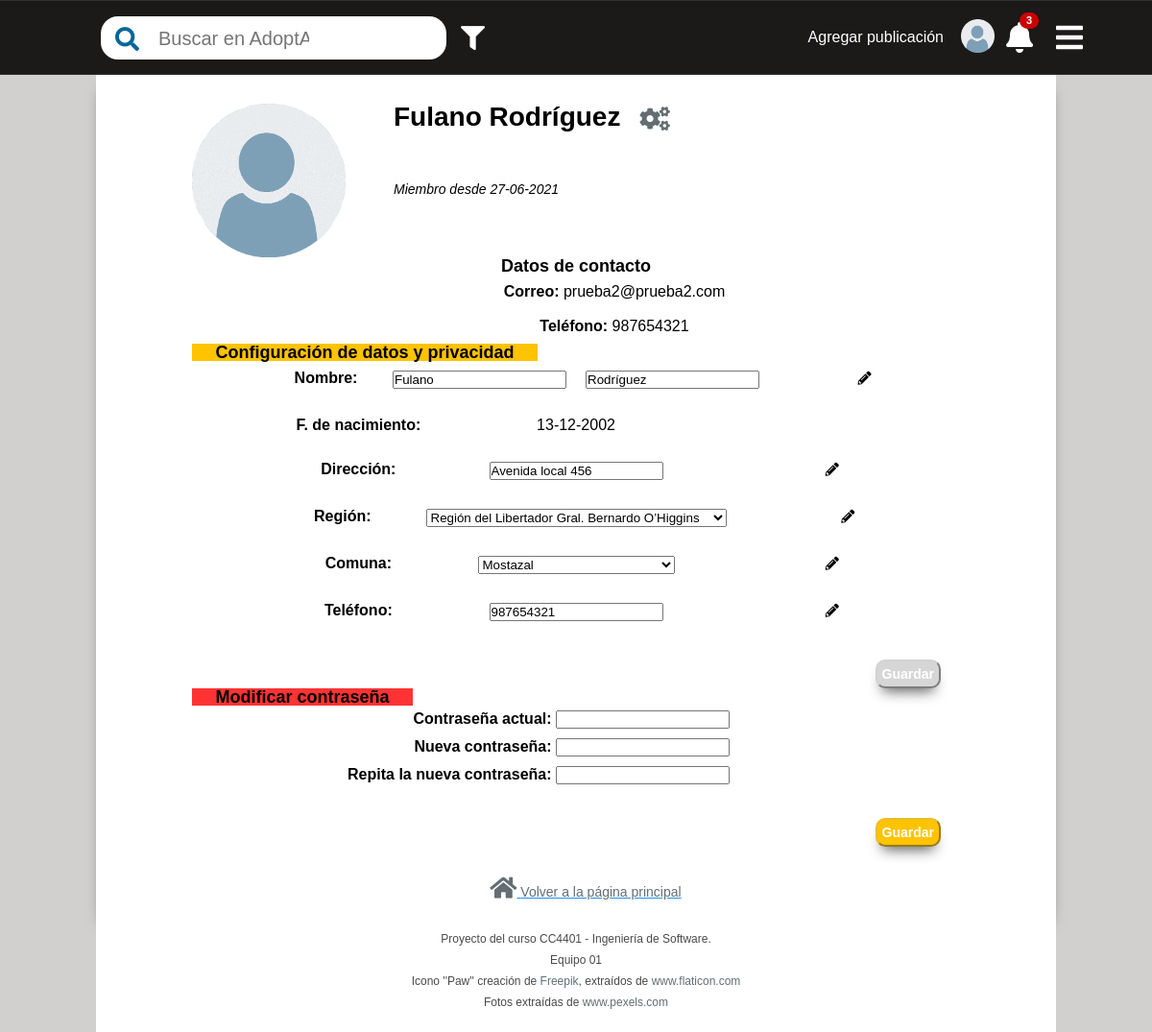
Screenshot of /profile/edit/2 (signed in) with the database file from the repository.
### users/models.py (models this page shows, shortened)
class User(AbstractUser):
    username = None  # Not using AbstractUser's username field
    first_name = models.CharField(max_length=30, blank=False)
    last_name = models.CharField(max_length=30, blank=False)
    email = models.EmailField(unique=True, blank=False)
    phone_number = models.CharField(max_length=12, blank=False)
    address = models.CharField(max_length=100, blank=False)
    comuna = models.ForeignKey(Comuna, on_delete=models.PROTECT, blank=False)
    description = models.CharField(max_length=260, blank=True)
    register_date = models.DateField(auto_now_add=True)
    birth_date = models.DateField(null=True, blank=False)  # Null for superuser
    USERNAME_FIELD = 'email'  # Use 'email' field for authentication
    REQUIRED_FIELDS = []
    objects = CustomUserManager()
    def get_absolute_url(self):
        return reverse('profile', kwargs={'user_id': self.id})
    def get_profile_url(self):
        return self.get_absolute_url()
    def get_profile_edit_url(self):
        return reverse('profile_edit', kwargs={'user_id': self.id})

### users/views.py (the view, shortened to what this page needs)
# urls.py: path('profile/edit/<int:user_id>', views.profile_edit, name='profile_edit'),
def profile_edit(request, user_id):
    if request.user.id != user_id:
        return HttpResponseForbidden()
    profile_user = request.user
    initial = model_to_dict(profile_user)  # Add user info as initial
    initial['region'] = profile_user.comuna.region_id
    privacy_form = ProfileEditPrivacyForm(initial=initial)
    password_form = ProfileEditPasswordForm(profile_user=profile_user)
    if request.method == "GET":
        return render(request, 'users/profile_edit.html', {'profile_user': profile_user,
                                                           'privacy_form': privacy_form,
                                                           'password_form': password_form})

### users/forms.py (shortened to what this page needs)
class ProfileEditPrivacyForm(forms.ModelForm):
    region = forms.ModelChoiceField(queryset=Region.objects.all(), empty_label='Selecciona una opción')
    class Meta:
        model = User
        fields = [
            'first_name', 'last_name', 'phone_number', 'address', 'comuna', 'description',
        ]

class ProfileEditPasswordForm(forms.Form):
    current_password = forms.CharField(max_length=128, widget=forms.PasswordInput())
    new_password = forms.CharField(max_length=128, widget=forms.PasswordInput())
    new_password_repeat = forms.CharField(max_length=128, widget=forms.PasswordInput())
    def __init__(self, *args, **kwargs):
        self.profile_user = kwargs.pop('profile_user')
        super(ProfileEditPasswordForm, self).__init__(*args, **kwargs)

### users/models.py (called while the page is built)
    def __str__(self):
        return self.name

    def __str__(self):
        return self.name

### users/templates/users/profile_edit.html (shortened to what this page needs)
{% extends "users/profile.html" %}
{% load static %}
{% block include %}
    <link rel="stylesheet" href="{% static 'users/css/profile.css' %}">
{% endblock include %}
{% block profile-section %}
    <div class="profile-section" id="privacy-section">
        <h5 class="section-title" id="title-privacy">Configuración de datos y privacidad</h5>
        <div class="subsection">
            <form method="post" novalidate>
                <div class="row">
                    <div class="column">
                        <span class="bold-700 s16 cinf">Nombre: </span>
                    </div>
                    <div class="column">
                        {{ privacy_form.first_name }}
                    </div>
                    <div class="column">
                        {{ privacy_form.last_name }}
                    </div>
                    <div class="column">
                        <i class="fas fa-pencil-alt"></i>
                    </div>
                </div>
                <div class="row">
                    <div class="column">
                        <span class="bold-700 s16 cinf">F. de nacimiento:</span>
                    </div>
                    <div class="column">
                        <span class="s16">{{ profile_user.birth_date }}</span>
                    </div>
                    <div class="column">
                    </div>
                </div>
                <div class="row">
                    <div class="column">
                        <span class="bold-700 s16 cinf">Dirección: </span>
                    </div>
                    <div class="column">
                        <span class="s16">{{ privacy_form.address }}</span>
                    </div>
                    <div class="column">
                        <i class="fas fa-pencil-alt"></i>
                    </div>
                </div>
                <div class="row">
                    <div class="column">
                        <span class="bold-700 s16 cinf">Región: </span>
                    </div>
                    <div class="column">
                        <span class="s16">{{ privacy_form.region }}</span>
                    </div>
                    <div class="column">
                        <i class="fas fa-pencil-alt"></i>
                    </div>
                </div>
                <div class="row">
                    <div class="column">
                        <span class="bold-700 s16 cinf">Comuna: </span>
                    </div>
                    <div class="column">
                        <span class="s16">{{ privacy_form.comuna }}</span>
                    </div>
                    <div class="column">
                        <i class="fas fa-pencil-alt"></i>
                    </div>
                </div>
                <div class="row">
                    <div class="column">
                        <span class="bold-700 s16 cinf">Teléfono: </span>
                    </div>
                    <div class="column">
                        <span class="s16">{{ privacy_form.phone_number }}</span>
                    </div>
                    <div class="column">
                        <i class="fas fa-pencil-alt"></i>
                    </div>
                </div>
                <div class="cancel-save-buttons">
                    <button type="submit" name="submit-privacy-form" class="beauty-button button-yellow" disabled>Guardar</button>
                </div>
            </form>
        </div>
    </div>
    <div class="profile-section" id="password-section">
        <h5 class="section-title" id="title-password">Modificar contraseña</h5>
        <div class="subsection">
            <form method="post" novalidate>
                <div class="special-left-align">
                    <div class="vspaced5">
                        <label for="password" class="bold-700 s16 cinf">Contraseña actual: </label>
                        <span class="s16">{{ password_form.current_password }}</span>
                    </div>
                    <div class="vspaced5">
                        <label for="new-password" class="bold-700 s16 cinf">Nueva contraseña: </label>
                        <span class="s16">{{ password_form.new_password }}</span>
                    </div>
                    <div class="vspaced5">
                        <label for="new-password" class="bold-700 s16 cinf">Repita la nueva contraseña: </label>
                        <span class="s16">{{ password_form.new_password_repeat }}</span>
                    </div>
                </div>
                <div class="cancel-save-buttons">
                    <button type="submit" name="submit-password-form" class="beauty-button button-yellow">Guardar</button>
                </div>
            </form>
        </div>
    </div>
    <div class="navigation-options">
            <span>
            <a href="{% url 'home' %}"><span class="fas fa-home navicon"></span><span class="navigation-link"> Volver a la página principal</span></a>
            </span>
    </div>
{% endblock profile-section %}

### users/templates/users/profile.html (shortened to what this page needs)
{% extends "base.html" %}
{% load static %}
{% block content %}
        <div class="profile-general-info">
            <img class="profile-photo" src="{% static 'images/default-avatar.png' %}" alt="Profile photo">
            <div class="profile-description">
                <div class="profile-title">
                <h4 class="bold-700">{{ profile_user.first_name }} {{ profile_user.last_name }}</h4>
                {% if request.user.id == profile_user.id %}
                    <a href="{{ profile_user.get_profile_edit_url }}"><i class="fas fa-cogs padded-icon" id="config-button"></i></a>
                {% endif %}
                </div>
                <span class="italic join-date">Miembro desde {{ profile_user.register_date }}</span>
            </div>
        </div>
        <div class="profile-section" id="contact-section">
        <h5 class="section-title">Datos de contacto</h5>
            <div class = "subsection">
                <div class="vspaced10">
                    <span class="bold-700 s16 cinf">Correo:</span>
                    <span class="s16">{{ profile_user.email }}</span></div>
                <div class="vspaced10">
                    <span class="bold-700 s16 cinf">Teléfono:</span>
                    <span class="s16">{{ profile_user.phone_number }}</span>
                </div>
            </div>
        </div>
    {% block profile-section %}
    {% endblock profile-section %}
{% endblock content %}

### static/css/base.css (style rules this page uses)
* { margin: 0; padding: 0; box-sizing: border-box; --font-family-sans-serif: -apple-system,BlinkMacSystemFont,"Segoe UI",Roboto,"Helvetica Neue",Arial,"Noto Sans",sans-serif,"Apple Color Emoji","Segoe UI Emoji","Segoe UI Symbol","Noto Color Emoji"; --font-family-monospace: SFMono-Regular,Menlo,Monaco,Consolas,"Liberation Mono","Courier New",monospace; }
.padded-icon { font-size: 25px; padding: 8px 8px 8px 8px; }
.fas { font-size: 25px; }
a { text-decoration: none; color: #636e72; }
body { flex-direction: column; justify-content: space-between; background-color: #d2cfcf; line-height: 1; font-family: Helvetica, Arial, sans-serif; }
.vspaced10 { padding: 10px 0 10px 0; }
.vspaced5 { padding: 5px 0 5px 0; }
.bold-700 { font-weight: 700; }
h4 { font-size: 28px; }
h5 { font-size: 18px; }
span { font-size: 14px; }
.navigation-options { padding-top: 30px; color: dodgerblue; text-decoration: underline; }
.navigation-link { cursor: pointer; }
button { cursor:pointer; }
button:disabled { border-color: #d2d2d2; background-color: #d6d6d6; }
.button-yellow { border-color: #eabe2f; background-color: #ffc300; }
.beauty-button { padding: 5px; border-radius: 10px; color: white; font-weight: 700; }
.italic { font-style: italic; }

### users/static/users/css/profile.css (style rules this page uses)
h4 { font-size: 28px; }
h5 { font-size: 18px; }
span { font-size: 14px; }
.s16 { font-size: 16px; }
.italic { font-style: italic; }
.profile-photo { display: flex; width: 160px; height: 160px; cursor: pointer; vertical-align: center; }
.profile-general-info { display: flex; flex-direction: row; }
.profile-title { display: flex; flex-direction: row; margin-bottom: 30px; }
.profile-description { display:flex; flex-direction: column; text-align: left; margin-left: 50px; }
.join-date { padding-top:16px; }
.fa-cogs { margin-top: -5px; padding-left: 20px; }
.cinf { margin-left: 80px; }
.fas { cursor: pointer; }
#title-privacy { background-color: #ffc300; border-color: #c8b516; width: 360px; }
.cancel-save-buttons { margin-top: 30px; flex: 1; text-align: right; margin-right: 20px; }
#title-password { background-color: #ff3333; border-color: #be1b1b; width: 230px; }
.special-left-align { padding-right: 30%; text-align: right; }
button { box-shadow: 0px 10px 14px -7px #5d5c5c; border-radius:8px; display:inline-block; cursor:pointer; font-size: 14px; color:#ffffff; text-decoration:none; }
.navicon { padding-left: 20px; }
.fa-pencil-alt { font-size: 14px; }
.row { display: flex; margin-bottom: 10px; }
.column { flex: 50%; padding: 10px; }

### rows the page displays
User: first_name "Fulano", last_name "Rodríguez", register_date "27-06-2021", email "prueba2@prueba2.com", phone_number "987654321", birth_date "13-12-2002", address "Avenida local 456", comuna "Mostazal"
